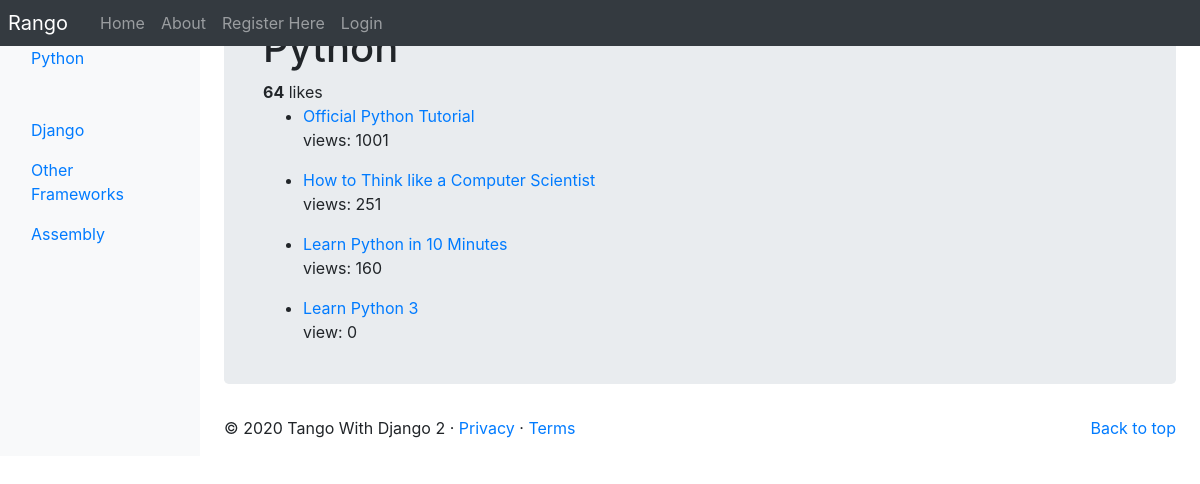
/rango/category/python/, run on an earlier commit of the app's database.
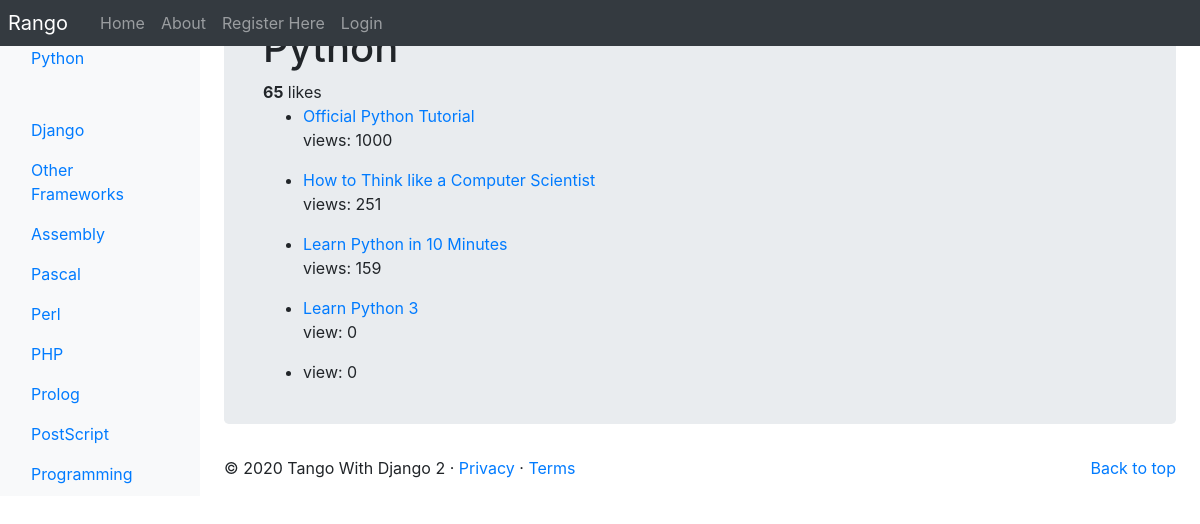
And on a later commit of the database.
### rango/models.py (models this page shows, shortened)
class Category(models.Model):
    NAME_MAX_LENGTH = 128
    name = models.CharField(max_length=NAME_MAX_LENGTH, unique=True)
    views = models.IntegerField(default=0)
    likes = models.IntegerField(default=0)
    slug = models.SlugField(unique=True)
    class Meta:
        verbose_name_plural = 'Categories'

class Page(models.Model):
    TITLE_MAX_LENGTH = 128
    URL_MAX_LENGTH = 200
    category = models.ForeignKey(Category, on_delete=models.CASCADE)
    title = models.CharField(max_length=TITLE_MAX_LENGTH)
    url = models.URLField()
    views = models.IntegerField(default=0)

### rango/views.py (the view, shortened to what this page needs)
# urls.py: path('category/<slug:category_name_slug>/', views.ShowCategoryView.as_view(), name='show_category'),
class ShowCategoryView(View):
    def create_context_dict(self, category_name_slug):
        context_dict = {}
        try:
            category = Category.objects.get(slug=category_name_slug)
            pages = Page.objects.filter(category=category)
            context_dict['pages'] = pages.order_by('-views')
            context_dict['category'] = category
        except Category.DoesNotExist:
            context_dict['pages'] = None
            context_dict['category'] = None
            context_dict['result_list'] = None
        return context_dict
    def get(self, request, category_name_slug):
        search_engine = request.GET.get('search_engine',False)
        query = request.GET.get('query',False)
        context_dict = self.create_context_dict(category_name_slug)
        return render(request, 'rango/category.html', context_dict)

### rango/templatetags/rango_template_tags.py (called while the page is built)
@register.inclusion_tag('rango/categories.html')
def get_category_list(current_category=None):
    return {'categories': Category.objects.all(),
    'current_category': current_category}

### templates/rango/category.html (shortened to what this page needs)
{% extends 'rango/base.html' %}
{% load staticfiles %}
{% block body_block %}
<div class="jumbotron p-4">
    <div class="container">
        {% if category %}
        <h1>{{ category.name}}</h1>
        <div>
            <strong id="like_count">{{ category.likes }}</strong> likes
        </div>
        {% endif %}
        {% if pages %}
            <ul>
                {% for page in pages %}
                    <li><a href="{% url 'rango:goto' %}?page_id={{page.id}}">{{ page.title }}</a>
                    {% if page.views <= 1 %}
                        <p>view: {{page.views}}</p>
                    {% else %}
                        <p>views: {{page.views}}</p>
                    {% endif %}
                    </li>
                {% endfor %}
            </ul>
        {% else %}
        <strong>No pages currently in category.</strong>
        {% endif %}
    </div>
</div>
{% endblock %}

### templates/rango/categories.html (shortened to what this page needs)
<ul class="nav flex-column">
    {% if categories %}
        {% for c in categories %}
            {% if c == current_category %}
            <li class="nav-item">
                <a class="nav-link active" href="{% url 'rango:show_category' c.slug %}">{{ c.name }}</>
            </li>
            {% else %}
            <li class="nav-item">
                <a class="nav-link" href="{% url 'rango:show_category' c.slug %}">{{c.name}}</a>
            </li>
            {% endif %}
        {% endfor %}
    {% else %}
        <li><strong>There are no categories present.</strong></li>
    {% endif %}
</ul>

What changed in the data, as far as the page shows it:
changed Category "Python": likes "64" → "65"
added Category: name "Pascal"
added Category: name "Perl"
added Category: name "PHP"
added Category: name "Prolog"
added Category: name "PostScript"
added Category: name "Programming"
changed Page "Official Python Tutorial": views "1001" → "1000"
changed Page "Learn Python in 10 Minutes": views "160" → "159"
added Page: views "0"
